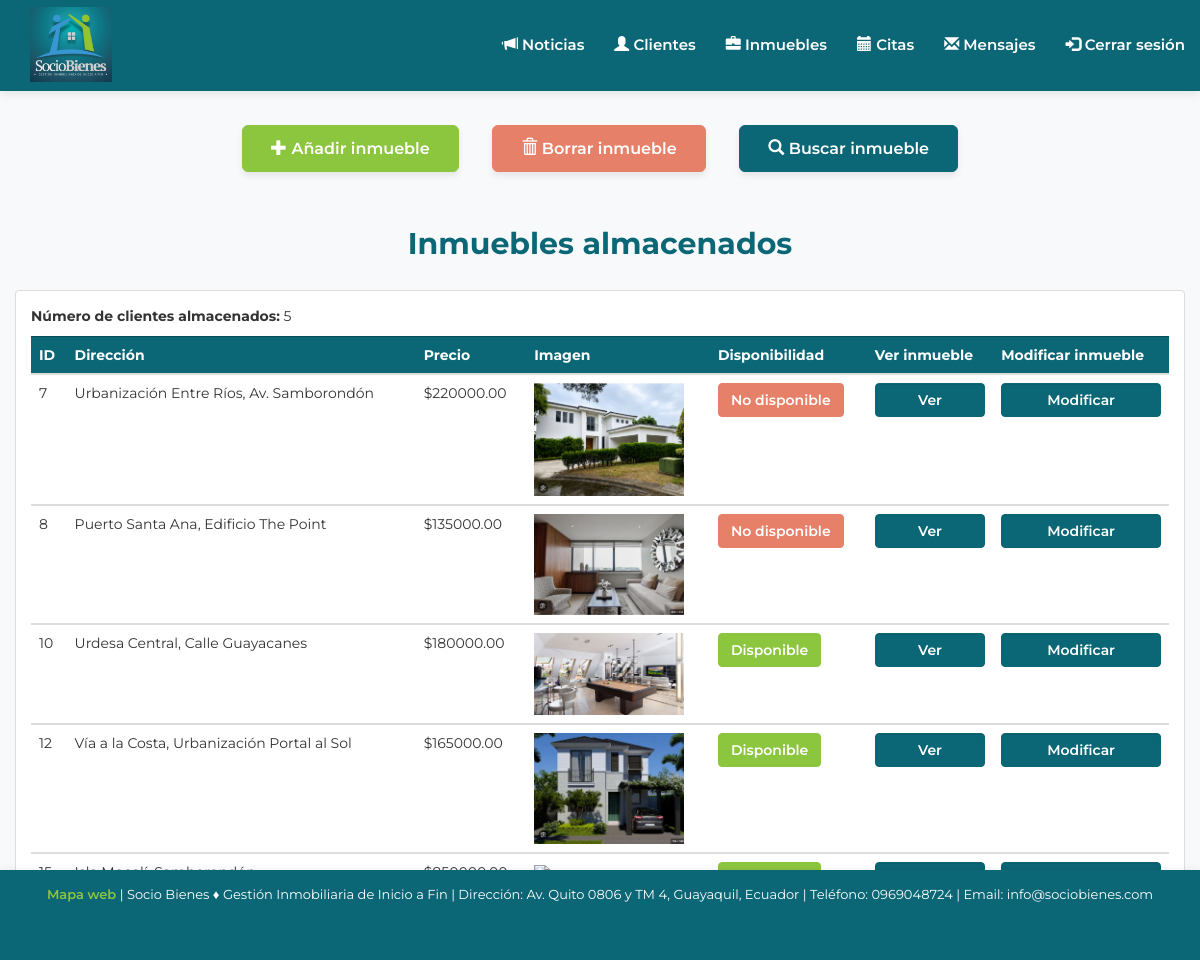
The page /php/inmuebles.php (signed in) on the database its author committed.
### tables this page shows
CREATE TABLE IF NOT EXISTS `inmuebles` (
`id` bigint(20) unsigned NOT NULL,
  `direccion` varchar(50) NOT NULL,
  `descripcion` varchar(1500) NOT NULL,
  `precio` decimal(12,2) NOT NULL,
  `id_cliente` bigint(20) NOT NULL,
  `imagen` varchar(100) NOT NULL
);

### php/inmuebles.php (the view, shortened to what this page needs)
<?php
    include "../php/funciones.php";
  ?>
<!DOCTYPE html>
<html lang="es">
  <head>
    <link href="../css/bootstrap.min.css" rel="stylesheet" media="screen">
    <link rel="stylesheet" href="../css/mis-estilos.css">
  </head>
  <body>
    <div class="container-fluid submenu-admin">
      <div class="row">
        <div class="col-xs-12">
          <a class="btn btn-success btn-lg" href="nuevo_inmueble.php"><span class="glyphicon glyphicon-plus"></span> Añadir inmueble</a>
          <a class="btn btn-danger btn-lg" href="borrar_inmueble.php"><span class="glyphicon glyphicon-trash"></span> Borrar inmueble</a>
          <a class="btn btn-info btn-lg" href="buscar_inmueble.php"><span class="glyphicon glyphicon-search"></span> Buscar inmueble</a>
        </div>
      </div>
    </div>
    <div class="container-fluid ">
      <div class="row">
        <div class="col-xs-12">
          <h2 class="seccion-titulo" align="center">Inmuebles almacenados</h2>
          <div class="panel-group">
            <div class="panel panel-default">
              <div class="panel-body">
                <div class="table-responsive">
                <div class="table table-hover">
                  <?php
                      $conexion = conectarSocioBienes();
                      $mostrar = "select id,direccion, descripcion, precio, id_cliente, imagen
                                  from inmuebles";
                      $datos = mysqli_query($conexion,$mostrar);
                      if (!$datos) {
                        echo "No hay datos que mostrar";
                      } else {
                        $num_filas = mysqli_num_rows($datos);
                        if ($num_filas == 0) {
                          echo "No hay ningún inmueble almacenado";
                        } else {
                          echo "<p><strong>Número de clientes almacenados:</strong> $num_filas</p>";
                          echo "<table class='table table-hover'";
                          echo "<thead><tr><th>ID</th><th>Dirección</th><th>Precio</th><th>Imagen</th><th>Disponibilidad</th><th>Ver inmueble</th><th>Modificar inmueble</th></tr></thead>";
                          while ($fila = mysqli_fetch_array($datos,MYSQLI_ASSOC)) {
                            if ($fila['id_cliente'] == 0) {
                              echo "<tbody><tr><td>$fila[id]</td><td>$fila[direccion]</td><td>\$$fila[precio]</td><td><img src='$fila[imagen]' style='width:150px''></td><td><button type='button' class='btn btn-success'>Disponible</button></td></td>
                            <td><form action='ver_inmueble.php' method='post'><input type='hidden' name='id' value='$fila[id]'><input class='form-control btn-primary' type='submit' name='ver' value='Ver'></form></td>
                            <td><form action='modificar_inmueble.php' method='get'><input type='hidden' name='id' value='$fila[id]'><input class='form-control btn-primary' type='submit' name='modificar' value='Modificar'></form></td></tr></tbody>";
                            } else {
                              echo "<tbody><tr><td>$fila[id]</td><td>$fila[direccion]</td><td>\$$fila[precio]</td><td><img src='$fila[imagen]' style='width:150px''></td><td><button type='button' class='btn btn-danger'>No disponible</button></td></td>
                                    <td><form action='ver_inmueble.php' method='post'><input type='hidden' name='id' value='$fila[id]'><input class='form-control btn-primary' type='submit' name='ver' value='Ver'></form></td>
                                    <td><form action='modificar_inmueble.php' method='get'><input type='hidden' name='id' value='$fila[id]'><input class='form-control btn-primary' type='submit' name='modificar' value='Modificar'></form></td></tr></tbody>";
                            }
                          }
                          echo "</table>";
                        }
                      }
                   ?>
                </div>
                </div>
              </div>
            </div>
          </div>
        </div>
      </div>
    </div>
    <footer class="navbar-nav navbar-inverse">
      <?php include "footer.php"; ?>
    </footer>
  </body>
</html>

### css/mis-estilos.css (style rules this page uses)
body { background-color: #f8f9fa; font-family: 'Montserrat', sans-serif; color: #333333; }
h1, h2, h3, h4, h5, h6 { font-family: 'Montserrat', sans-serif; font-weight: 700; color: #0b6675; }
.navbar-inverse { background-color: #0b6675 !important; border-color: #0b6675 !important; box-shadow: 0 2px 10px rgba(0,0,0,0.1); min-height: 90px !important; }
footer { background-color: #0b6675 !important; padding-top: 12px; padding-bottom: 12px; bottom: 0; width: 100%; height: auto; min-height: 50px; color: #ffffff; position: fixed; border-top: 3px solid #8cc63f; box-shadow: 0 -2px 10px rgba(0,0,0,0.1); z-index: 1000; }
.btn-info { background-color: #0b6675 !important; color: #ffffff !important; border-color: #0b6675 !important; font-weight: 600; border-radius: 4px; transition: all 0.3s ease; }
.btn-primary { background-color: #0b6675 !important; border-color: #0b6675 !important; font-weight: 600; }
.btn-success { background-color: #8cc63f !important; border-color: #8cc63f !important; color: #ffffff !important; font-weight: 600; }
.btn-danger { background-color: #e68068 !important; border-color: #e68068 !important; font-weight: 600; }
.table th { background-color: #0b6675; color: #ffffff; border-color: #084c57 !important; }
.submenu-admin { margin-top: 120px !important; margin-bottom: 30px !important; text-align: center; }
.submenu-admin .btn { margin: 5px 15px !important; padding: 12px 28px !important; font-size: 16px !important; font-weight: 600 !important; border-radius: 6px !important; box-shadow: 0 4px 6px rgba(0,0,0,0.08); transition: all 0.3s ease; display: inline-block; }
.seccion-titulo { margin-top: 20px !important; margin-bottom: 30px !important; font-weight: 700; color: #0b6675; }

### rows shown on the page
inmuebles: id "7", direccion "Urbanización Entre Ríos, Av. Samborondón", precio "220000.00", imagen (picture)
inmuebles: id "8", direccion "Puerto Santa Ana, Edificio The Point", precio "135000.00", imagen (picture)
inmuebles: id "10", direccion "Urdesa Central, Calle Guayacanes", precio "180000.00", imagen (picture)
inmuebles: id "12", direccion "Vía a la Costa, Urbanización Portal al Sol", precio "165000.00", imagen (picture)

### other values the page prints
$num_filas "5"
